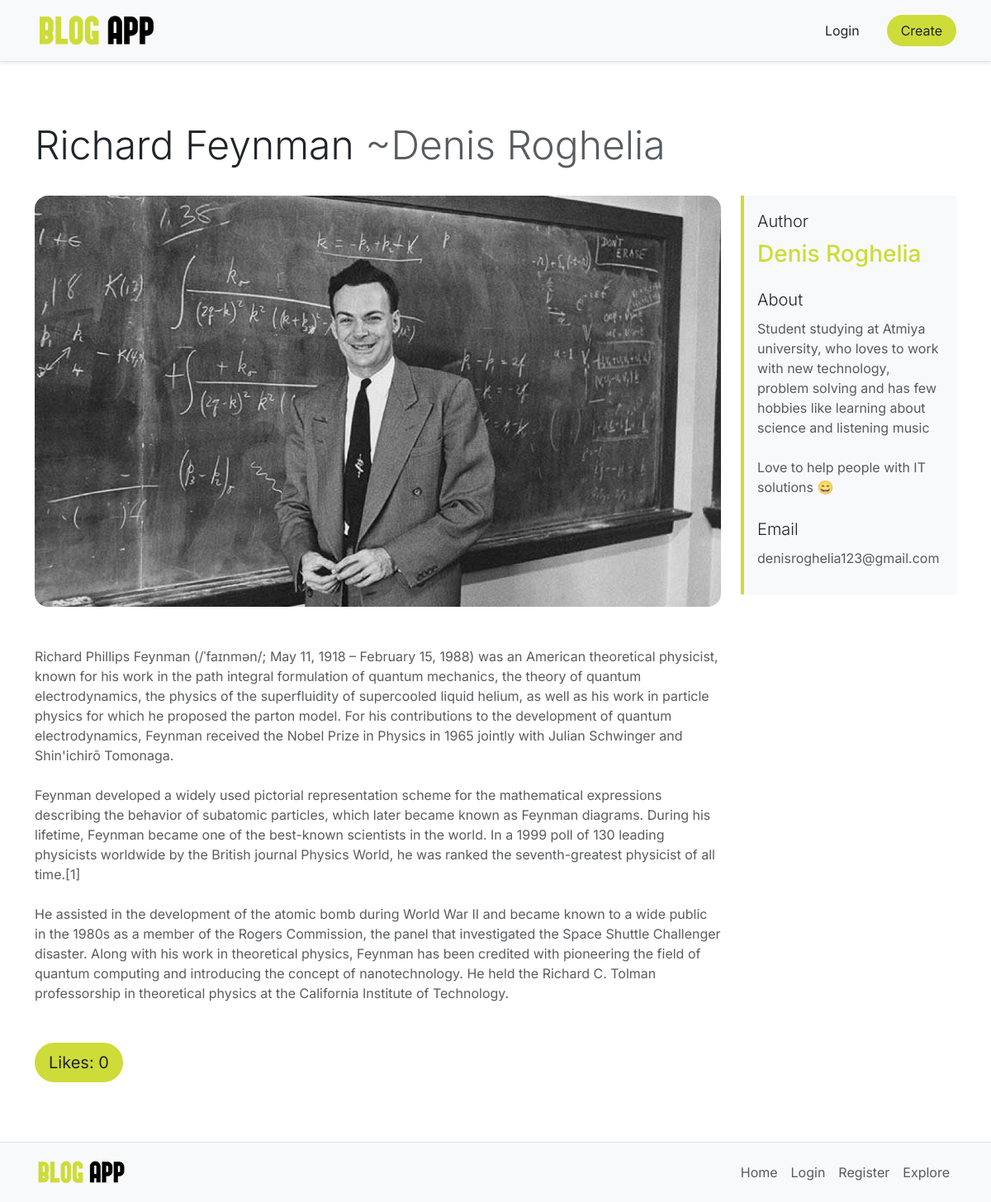
The app's page /blog/4/ with its own data.
### blogs/models.py (models this page shows, shortened)
class Blog(models.Model):
	id    = models.AutoField(primary_key=True)
	user  = models.ForeignKey(User, on_delete=models.CASCADE)
	cover = models.ImageField(upload_to="uploads/")
	title = models.CharField(max_length=50)
	pub_date = models.DateField(auto_now=True)
	body  = models.TextField()
	likes = models.IntegerField(default=0)
	def get_blog_by_id(_id):
		blog = Blog.objects.get(id=_id)
		return blog

class User(models.Model):
	id    = models.AutoField(primary_key=True)
	fname = models.CharField(max_length=20)
	lname = models.CharField(max_length=20)
	username = models.CharField(max_length=20)
	email = models.EmailField()
	about = models.TextField()
	password = models.CharField(max_length=16)
	liked_blogs = models.CharField(max_length=100)

### blogs/views.py (the view)
# urls.py: path('blog/<int:id>/', views.blog, name="blog"),
def blog(request, id):
    context = {
        'blog': Blog.get_blog_by_id(id),
    }
    return render(request, "blog.html", context)

### blogs/templates/blog.html
{% extends 'base.html' %}
{% block content %}
<div class="row g-4">
	<h1 class="display-5">
		{{ blog.title }} <span class="text-muted">~{{ blog.user.fname }} {{ blog.user.lname }}</span>
	</h1>
	<div class="col-12 col-lg-9" style="overflow: auto;">
		<img class="rounded-4 mb-5" style="max-width: 100%;" src="{{ blog.cover.url }}">
		<p class="text-muted mb-5">{{ blog.body|linebreaksbr }}</p>
		<a class="btn btn-lg rounded-pill" href="{% url 'like' id=blog.id %}" style="background-color: #cddc39;">Likes: {{blog.likes}}</a>
	</div>
	<div class="col-12 col-lg-3">
		<div class="border-start border-4 p-3 bg-body-tertiary" style="border-color: #cddc39 !important;">
			<p class="lead mb-2">Author</p>
			<h3 class="mb-4" style="color: #cddc39;">{{ blog.user.fname }} {{ blog.user.lname }}</h3>
			<p class="lead mb-2">About</p>
			<p class="mb-4 text-muted">{{ blog.user.about|linebreaksbr }}</p>
			<p class="lead mb-2">Email</p>
			<p class=" text-muted">{{ blog.user.email }}</p>
		</div>
	</div>
</div>
{% endblock %}

### records on screen
Blog: title "Richard Feynman", user.fname "Denis", user.lname "Roghelia", cover (picture), body "Richard Phillips Feynman (/ˈfaɪnmən/; May 11, 1918 – February 15, 1988) was an American theoretical physicist, known for his work in the path integral formulation of quantum mechanics, the theory of quantum electrodynamics, the physics of the superfluidity of supercooled liquid helium, as well as his work in particle physics for which he proposed the parton model. For his contributions to the development of quantum electrodynamics, Feynman received the Nobel Prize in Physics in 1965 jointly with Julian Schwinger and Shin'ichirō Tomonaga. Feynman developed a widely used pictorial representation scheme for the mathematical expressions describing the behavior of subatomic particles, which…", likes "0", user.about "Student studying at Atmiya university, who loves to work with new technology, problem solving and has few hobbies like learning about science and listening music Love to help people with IT solutions 😄", user.email "denisroghelia123@gmail.com"
